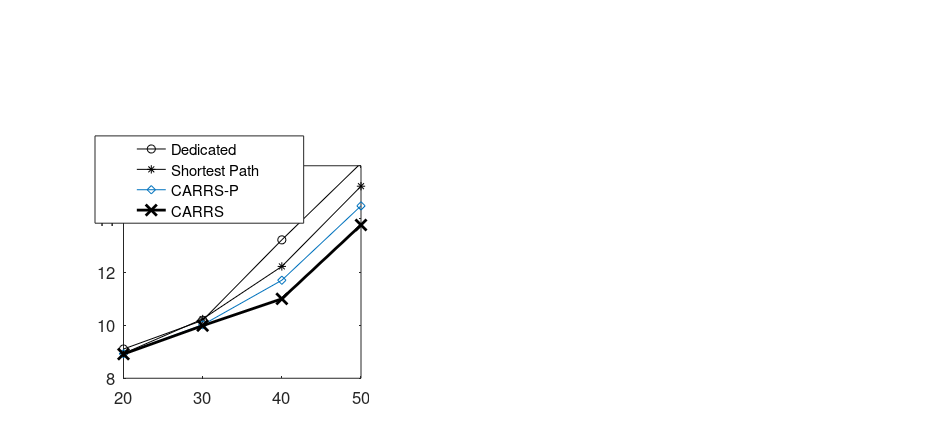

The MATLAB script that drew this image:
x = [20, 30, 40, 50];

DEDICATED =[9.1,10.18,13.21,16.1];
SP=[8.93,10.23,12.21,15.23];
MS2=[8.92,10.01,11.69,14.49];
MS=[8.91,9.98,10.99,13.77];





p1=subplot(1,1,1);
%h1=plot(x, OMNISuggest,'-ko', x, SVD,'-k*', x, POPULAR,'-kx', x,SOCIAL,'-k<', x, RANDOM,'-k+', 'MarkerSize', 12, 'LineWidth',1);
h1=plot(x, DEDICATED,'-ko', x, SP,'-k*', x, MS2,'-d', x,MS,'-kx' , 'MarkerSize',8, 'LineWidth',2);

%xh1=xlabel('Departure time of most population in minutes (Poisson distribution mean)', 'FontSize',15);
%[0.13 0.154008438818565 0.775 0.770991561181434
%set(p1, 'Position', [0.100 0.15 0.400 0.330]);
%get(xh1,'Position')
%set(xh1,'Position',get(xh1,'Position')+[0 0 0]);
xlim([20 50]);
%yh1=ylabel('Average Total Evacuation time in minutes', 'FontSize',15);
%%set(yh1,'Position',get(yh1,'Position')+[35 0 0]);
ylim([8,16]);
set(gca,'XTick',[20, 30, 40, 50], 'FontSize',16);

%leg=legend('UBCF','RANDOM','POPULAR','SVD','OmniSuggest','FontSize',10)  
leg=legend('Dedicated','Shortest Path','CARRS-P','CARRS','FontSize',14); 
set(p1, 'Position', [0.13 0.11 0.25 0.5], 'FontSize', 12);
set(leg,...
    'Position',[0.1 0.474835709230615 0.219642857142857 0.13015873015873]);
%set(gcf, 'PaperPosition', [-1.3 -0.05 9.5 4.25]);
%set(gcf, 'Color', 'w');
%set(gcf, 'PaperSize', [3 2.27]); %Keep the same paper size
%saveas(gcf, 'DR', 'pdf');

set(gcf, 'PaperPosition', [-1.3 -0.05 9.5 4.25]); %Position the plot further to the left and down. Extend the plot to fill entire paper.
set(gcf, 'PaperSize', [3.5 2.7]); %Keep the same paper size
set(gcf, 'Color', 'w');
print('-djpeg','-r1000','departureRate');
%export_fig 'evacuation-normal' -jpg -r1000

%set(gcf, 'PaperPosition', [-1.3 -0.05 9.5 4.25]);
%set(gcf, 'Color', 'w');
%set(gcf, 'PaperSize', [1.59 1.16]); %Keep the same paper size

%set(gcf, 'Position', [100 100 300.59 250.16])

%export_fig DR -tiff -r1200 -q110;


